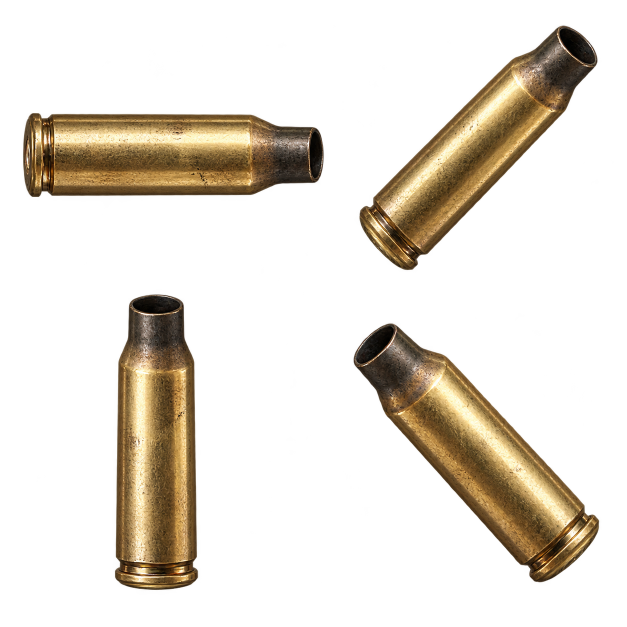
#> input picture art/world-fx-v1/casing-source.png, 1254 x 1254 px (shown at 1/2 size); its folder holds 2 pictures in this run
$ python pack-world-fx.py
#> lines starting #> are read from the running program, lines starting #| are printed output that depends on the picture
#!/usr/bin/env python3
"""Pack the native-alpha casing master into four padded tumbling cells."""
from pathlib import Path
from PIL import Image
ROOT = Path(__file__).resolve().parents[1]
def pack(name):
#> called with name = 'casing'
    source = Image.open(ROOT / f'art/world-fx-v1/{name}-source.png').convert('RGBA')
#> source is the input picture: PIL image 1254x1254 RGBA; mean R, G, B, A 32.7, 26.2, 16.4, 57.5
    out = Image.new('RGBA', (1024, 1024))
#> out: PIL image 1024x1024 RGBA; every value is 0
    for i in range(4):
        x, y = i % 2, i // 2
        cell = source.crop((x * source.width // 2, y * source.height // 2,
                            (x + 1) * source.width // 2, (y + 1) * source.height // 2))
        box = cell.getchannel('A').getbbox()
        assert box, f'Empty casing frame {i}'
        cell = cell.crop(box)
        cell.thumbnail((400, 400), Image.Resampling.LANCZOS)
        out.alpha_composite(cell, (x * 512 + (512-cell.width)//2, y * 512 + (512-cell.height)//2))
#> this loop made 4 passes
#> box on passes 1 to 4: (41, 19, 627, 627), (0, 33, 607, 627), (17, 0, 625, 627), (1, 0, 599, 627)
#> pass 1, in pack, `cell = source.crop((x * source.width // 2, y * source.height // 2, (x ..`:
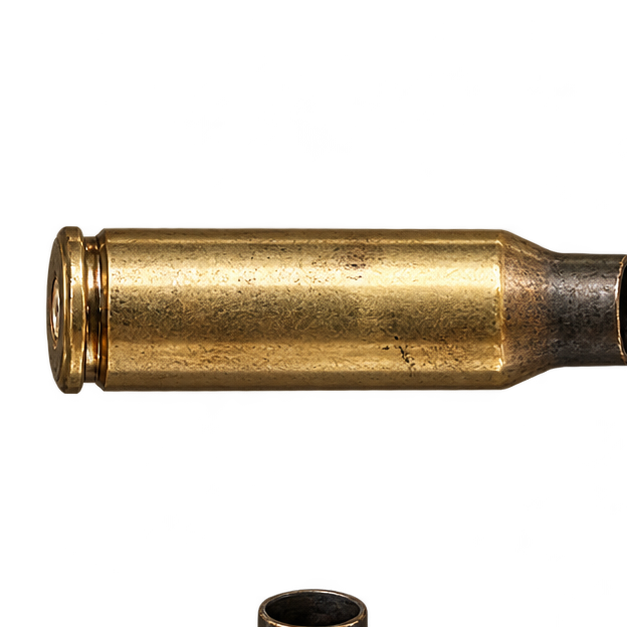
#> cell: PIL image 627x627 RGBA; mean R, G, B, A 33.3, 26.6, 16.5, 59.2; transparent parts drawn white
#> pass 1, in pack, `cell = cell.crop(box)`:
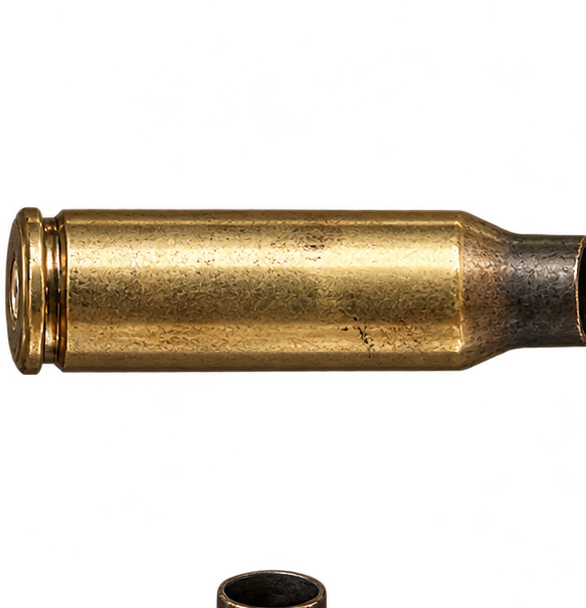
#> cell: PIL image 586x608 RGBA; mean R, G, B, A 36.7, 29.3, 18.2, 65.3; transparent parts drawn white
#> pass 2, in pack, `cell = source.crop((x * source.width // 2, y * source.height // 2, (x ..`:
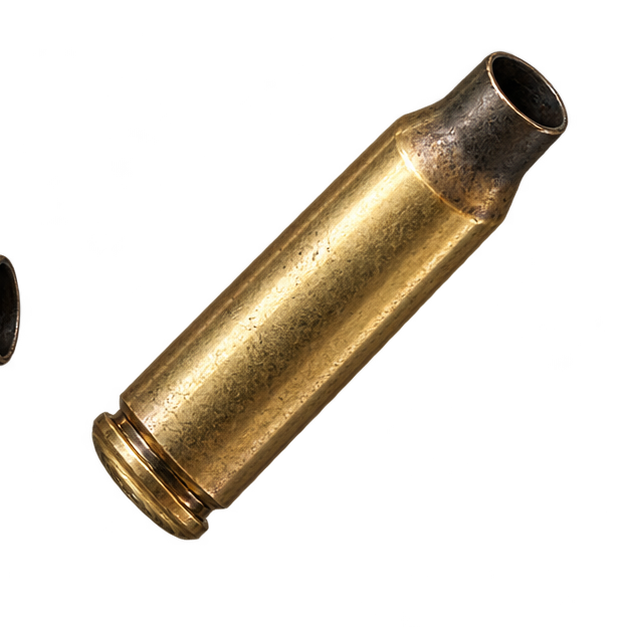
#> cell: PIL image 627x627 RGBA; mean R, G, B, A 30.6, 24.7, 15.5, 55.1; transparent parts drawn white
#> pass 2, in pack, `cell = cell.crop(box)`:
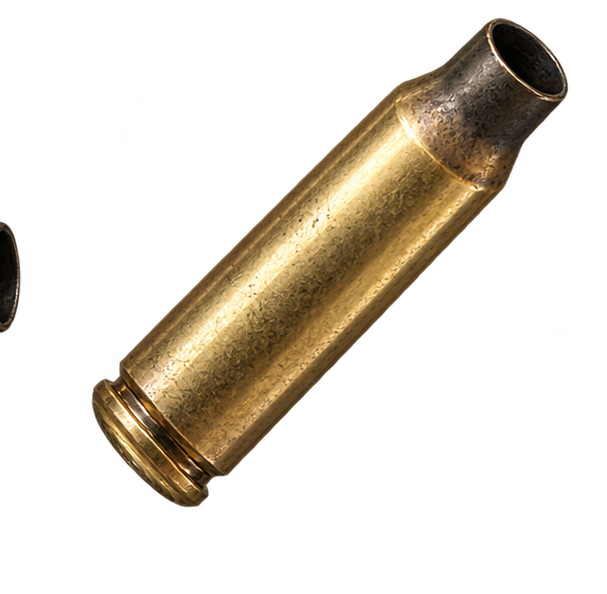
#> cell: PIL image 607x594 RGBA; mean R, G, B, A 33.4, 26.9, 16.9, 60; transparent parts drawn white
#> after the loop:
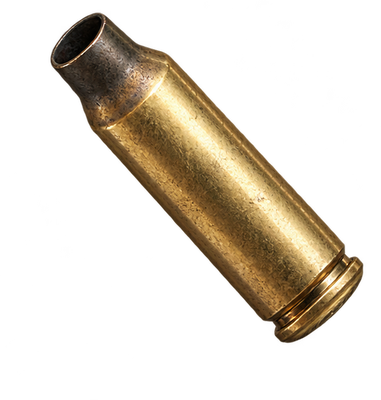
#> cell: PIL image 381x400 RGBA; mean R, G, B, A 37.4, 29.8, 18.5, 65.5; transparent parts drawn white
#> after the loop:
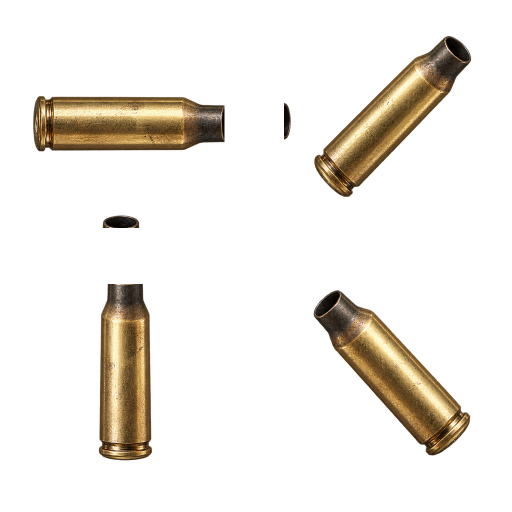
#> out: PIL image 1024x1024 RGBA (shown at 1/2 size); mean R, G, B, A 20.5, 16.4, 10.2, 36.2; transparent parts drawn white
    out.save(ROOT / f'public/game/fx/{name}-hd.png')

for name in ['casing', 'shell']:
    pack(name)
#> pass 2 of the loop `for name in ['casing', 'shell']:`:
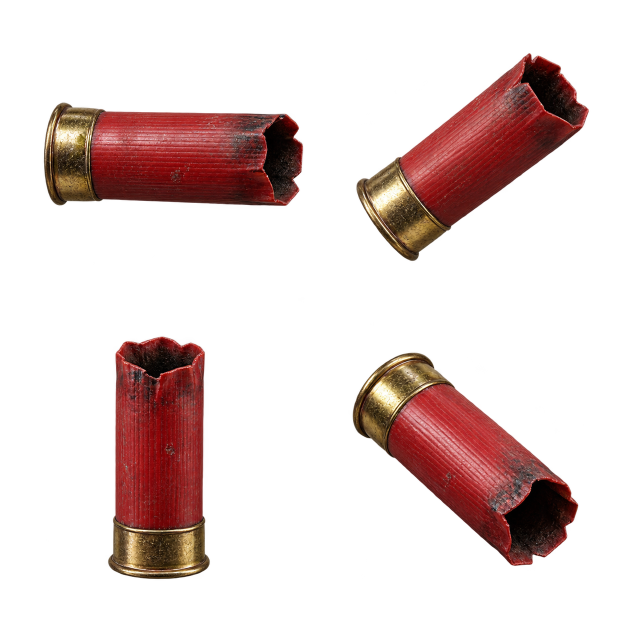
#> input picture art/world-fx-v1/shell-source.png, 1254 x 1254 px (shown at 1/2 size)
#> in pack, source is the input picture: PIL image 1254x1254 RGBA; mean R, G, B, A 29, 12.2, 10.3, 56.3
#> the loop in pack (call 2), `for i in range(4):` made 4 passes
#> box on passes 1 to 4: (41, 80, 617, 613), (15, 47, 595, 611), (19, 7, 627, 609), (1, 5, 591, 627)
#> after the loop in pack (call 2), `for i in range(4):`:
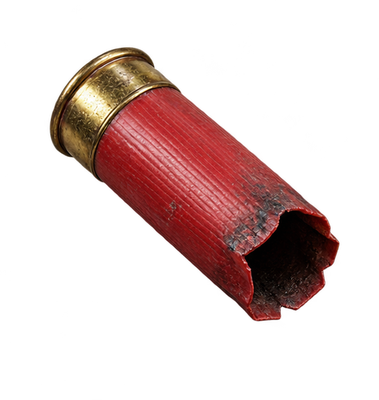
#> cell: PIL image 379x400 RGBA; mean R, G, B, A 33.6, 15.2, 13.3, 63.1; transparent parts drawn white
#> after the loop in pack (call 2), `for i in range(4):`:
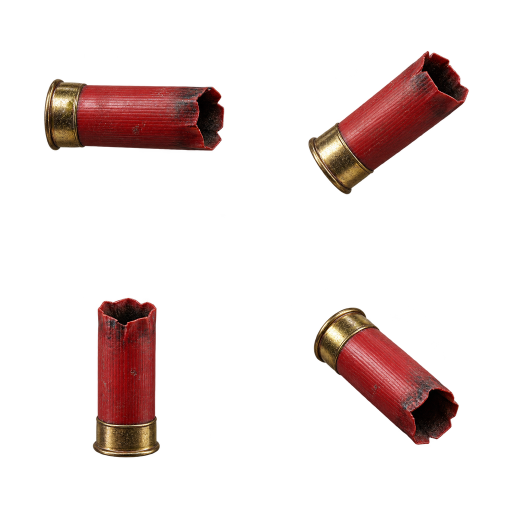
#> out: PIL image 1024x1024 RGBA (shown at 1/2 size); mean R, G, B, A 19.5, 8.2, 6.9, 38.1; transparent parts drawn white
